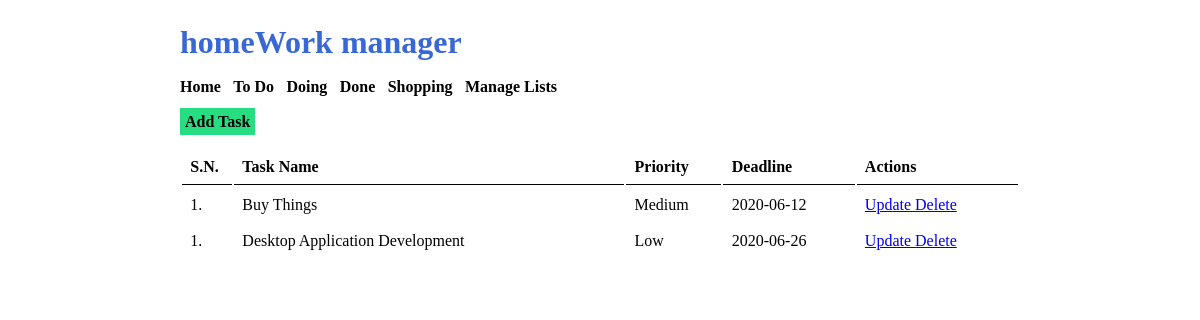
/list-task.php?list_id=3, run on the app's committed database.
### tables this page shows
CREATE TABLE `tbl_list` (
  `list_id` int(10) UNSIGNED NOT NULL,
  `list_name` varchar(50) NOT NULL,
  `list_description` varchar(150) DEFAULT NULL
);

CREATE TABLE `tal_tasks` (
  `task_id` int(10) UNSIGNED NOT NULL,
  `task_name` varchar(150) NOT NULL,
  `task_description` text NOT NULL,
  `list_id` int(11) NOT NULL,
  `priority` varchar(10) NOT NULL,
  `deadline` date NOT NULL
);

### list-task.php (the view, shortened to what this page needs)
<?php
    $list_id_url = $_GET['list_id'];
?>
<html>
    <head>
        <link rel="stylesheet" href="<?php echo SITEURL; ?>css/style.css" />
    </head>
    <body>
        <div class="wrapper">
        <h1>homeWork manager</h1>
        <div class="menu">
            <a href="<?php echo SITEURL; ?>">Home</a>
            <?php
                $conn2 = mysqli_connect(LOCALHOST, DB_USERNAME, DB_PASSWORD) or die(mysqli_error());
                $sql2 = "SELECT * FROM tbl_list";
                $res2 = mysqli_query($conn2, $sql2);
                if($res2==true)
                {
                    while($row2=mysqli_fetch_assoc($res2))
                    {
                        $list_id = $row2['list_id'];
                        $list_name = $row2['list_name'];
                        ?>
                        <a href="<?php echo SITEURL; ?>list-task.php?list_id=<?php echo $list_id; ?>"><?php echo $list_name; ?></a>
                        <?php
                    }
                }
            ?>
            <a href="<?php echo SITEURL; ?>manage-list.php">Manage Lists</a>
        </div>
        <div class="all-task">
            <a class="btn-primary" href="<?php echo SITEURL; ?>add-task.php">Add Task</a>
            <table class="tbl-full">
                <tr>
                    <th>S.N.</th>
                    <th>Task Name</th>
                    <th>Priority</th>
                    <th>Deadline</th>
                    <th>Actions</th>
                </tr>
                <?php
                    $conn = mysqli_connect(LOCALHOST, DB_USERNAME, DB_PASSWORD) or die(mysqli_error());
                    $sql = "SELECT * FROM tal_tasks WHERE list_id=$list_id_url";
                    $res = mysqli_query($conn, $sql);
                    if($res==true)
                    {
                        $count_rows = mysqli_num_rows($res);
                        if($count_rows>0)
                        {
                            while($row=mysqli_fetch_assoc($res))
                            {
                                $task_id = $row['task_id'];
                                $task_name = $row['task_name'];
                                $priority = $row['priority'];
                                $deadline = $row['deadline'];
                                ?>
                                <tr>
                                    <td>1. </td>
                                    <td><?php echo $task_name; ?></td>
                                    <td><?php echo $priority; ?></td>
                                    <td><?php echo $deadline; ?></td>
                                    <td>
                                        <a href="<?php echo SITEURL; ?>update-task.php?task_id=<?php echo $task_id; ?>">Update </a>
                                    <a href="<?php echo SITEURL; ?>delete-task.php?task_id=<?php echo $task_id; ?>">Delete</a>
                                    </td>
                                </tr>
                                <?php
                            }
                        }
                        else
                        {
                            ?>
                            <tr>
                                <td colspan="5">No Tasks added on this list.</td>
                            </tr>
                            <?php
                        }
                    }
                ?>
            </table>
        </div>
        </div>
    </body>
</html>

### css/style.css (style rules this page uses)
* { margin: 0; padding: 0; font-family: verdana; }
.wrapper { width: 70%; margin: 0 auto; padding: 2%; }
h1 { color: #3867d6; margin-bottom: 2%; }
.menu { margin-bottom: 2%; }
.menu a { font-weight: bold; margin-right: 1%; color: black; text-decoration: none; }
.btn-primary { background-color: #26de81; padding: 5px; font-weight: bold; text-decoration: none; color: black; }
.tbl-full { width: 100%; }
table tr th { text-align: left; border-bottom: 1px solid black; padding: 1%; padding-top: 3%; }
table tr td { padding: 1%; }

### data on the page
tbl_list: list_name "To Do"
tbl_list: list_name "Doing"
tbl_list: list_name "Done"
tbl_list: list_name "Shopping"
tal_tasks: task_name "Buy Things", priority "Medium", deadline "2020-06-12"
tal_tasks: task_name "Desktop Application Development", priority "Low", deadline "2020-06-26"
